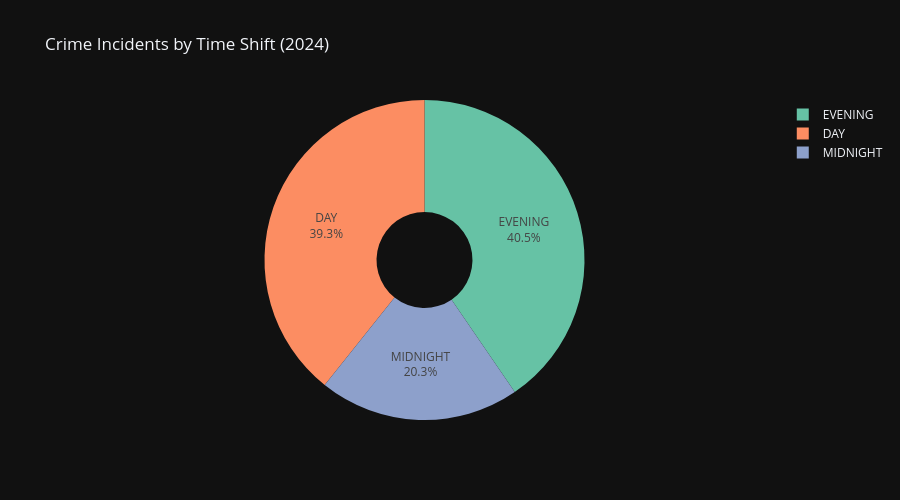

Source (notebook cell):
### Code cell
shift_counts = df['SHIFT'].value_counts().reset_index()
shift_counts.columns = ['Shift', 'Count']

fig3 = px.pie(
    shift_counts,
    names='Shift',
    values='Count',
    title='Crime Incidents by Time Shift (2024)',
    color_discrete_sequence=px.colors.qualitative.Set2,
    template='plotly_dark',
    hole=0.3
)
fig3.update_traces(textposition='inside', textinfo='percent+label')
fig3.update_layout(height=500)
fig3.show()

### Figure 1 — Plotly figure (JSON) as saved in the notebook; plotly's stock layout.template omitted (floating-point values rounded to 4 significant figures)
{"data": [{"domain": {"x": [0, 1], "y": [0, 1]}, "hole": 0.3, "hovertemplate": "Shift=%{label}<br>Count=%{value}<extra></extra>", "labels": ["EVENING", "DAY", "MIDNIGHT"], "legendgroup": "", "name": "", "showlegend": true, "textinfo": "percent+label", "textposition": "inside", "type": "pie", "values": [11854, 11508, 5937]}], "layout": {"height": 500, "legend": {"tracegroupgap": 0}, "piecolorway": ["rgb(102,194,165)", "rgb(252,141,98)", "rgb(141,160,203)", "rgb(231,138,195)", "rgb(166,216,84)", "rgb(255,217,47)", "rgb(229,196,148)", "rgb(179,179,179)"], "title": {"text": "Crime Incidents by Time Shift (2024)"}}}
